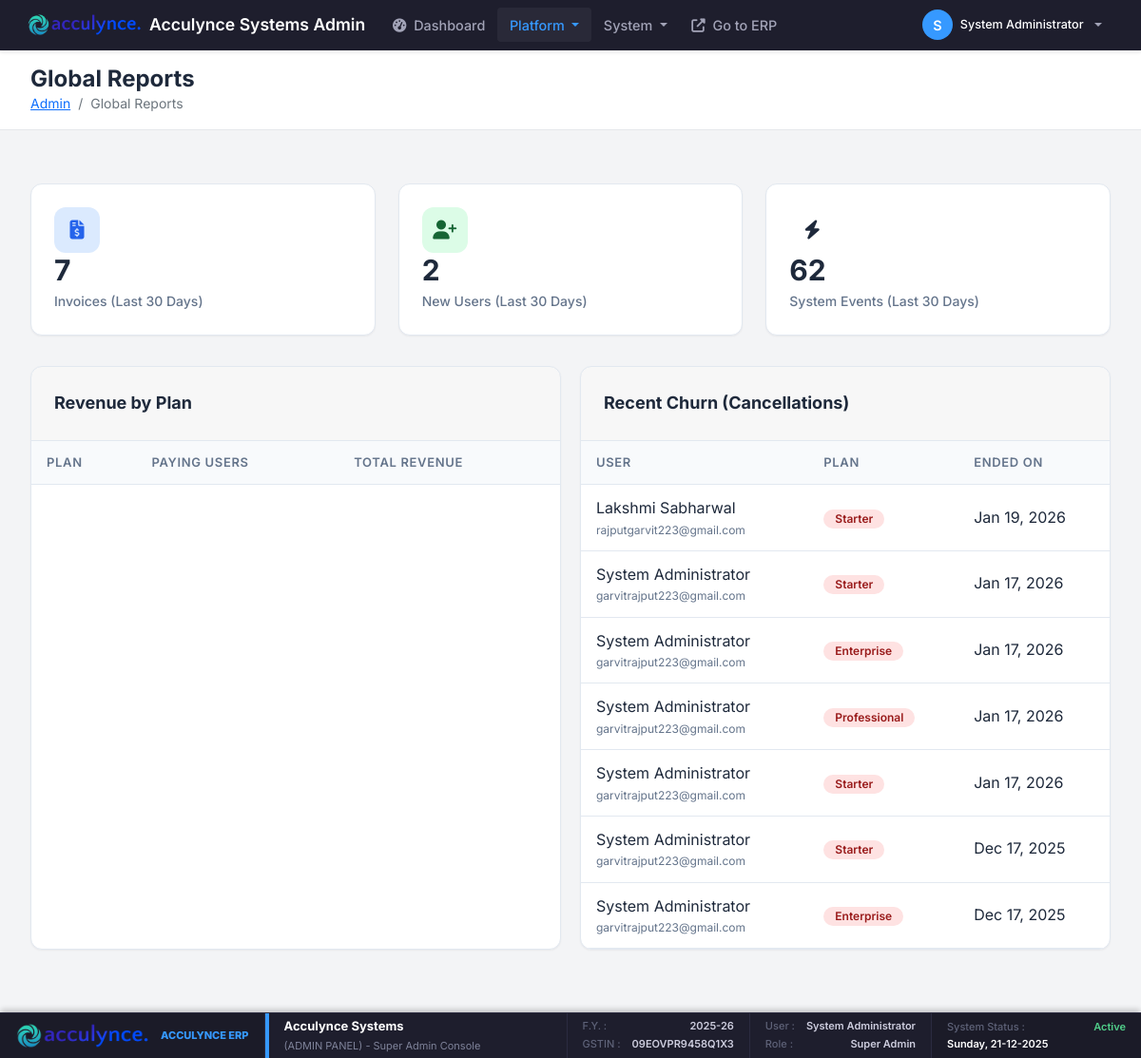
/modules/admin/reports.php (signed in), run on the app's committed database.
### tables this page shows
CREATE TABLE `company_settings` (
  `id` int(11) NOT NULL,
  `company_name` varchar(200) NOT NULL,
  `industry_type` varchar(100) DEFAULT NULL,
  `business_type` varchar(100) DEFAULT NULL,
  `app_name` varchar(100) DEFAULT NULL,
  `theme_color` varchar(20) DEFAULT '#3b82f6',
  `address_line1` varchar(200) DEFAULT NULL,
  `address_line2` varchar(200) DEFAULT NULL,
  `city` varchar(100) DEFAULT NULL,
  `state` varchar(100) DEFAULT NULL,
  `country` varchar(100) DEFAULT 'India',
  `postal_code` varchar(20) DEFAULT NULL,
  `phone` varchar(20) DEFAULT NULL,
  `email` varchar(100) DEFAULT NULL,
  `website` varchar(100) DEFAULT NULL,
  `gstin` varchar(20) DEFAULT NULL,
  `pan` varchar(20) DEFAULT NULL,
  `bank_name` varchar(100) DEFAULT NULL,
  `bank_account_number` varchar(50) DEFAULT NULL,
  `bank_ifsc` varchar(20) DEFAULT NULL,
  `bank_branch` varchar(100) DEFAULT NULL,
  `bank_account_holder` varchar(200) DEFAULT NULL,
  `logo_path` varchar(255) DEFAULT NULL,
  `terms_conditions` text DEFAULT NULL,
  `created_at` timestamp NOT NULL DEFAULT current_timestamp(),
  `updated_at` timestamp NOT NULL DEFAULT current_timestamp() ON UPDATE current_timestamp(),
  `financial_year_start` int(11) DEFAULT 4 COMMENT 'Month number (1-12) when financial year starts',
  `currency_code` varchar(10) DEFAULT 'INR',
  `currency_symbol` varchar(10) DEFAULT '₹',
  `date_format` varchar(20) DEFAULT 'd-m-Y',
  `timezone` varchar(50) DEFAULT 'Asia/Kolkata',
  `invoice_prefix` varchar(20) DEFAULT 'INV',
  `quotation_prefix` varchar(20) DEFAULT 'QT',
  `invoice_footer` text DEFAULT NULL COMMENT 'Footer text for invoices',
  `company_registration_number` varchar(100) DEFAULT NULL,
  `tax_registration_date` date DEFAULT NULL,
  `linkedin_url` varchar(255) DEFAULT NULL,
  `facebook_url` varchar(255) DEFAULT NULL,
  `twitter_url` varchar(255) DEFAULT NULL,
  `instagram_url` varchar(255) DEFAULT NULL,
  `smtp_host` varchar(100) DEFAULT NULL,
  `smtp_port` int(11) DEFAULT 587,
  `smtp_username` varchar(100) DEFAULT NULL,
  `smtp_password` varchar(255) DEFAULT NULL,
  `smtp_encryption` varchar(10) DEFAULT 'tls',
  `email_from_name` varchar(100) DEFAULT NULL,
  `email_from_address` varchar(100) DEFAULT NULL,
  `enable_email_notifications` tinyint(1) DEFAULT 1,
  `invoice_due_days` int(11) DEFAULT 30 COMMENT 'Default payment terms in days',
  `low_stock_threshold` int(11) DEFAULT 10,
  `enable_multi_currency` tinyint(1) DEFAULT 0,
  `enable_barcode` tinyint(1) DEFAULT 1,
  `backup_frequency` varchar(20) DEFAULT 'daily',
  `last_backup_date` datetime DEFAULT NULL,
  `print_logo_on_invoice` tinyint(1) DEFAULT 1,
  `is_gst_registered` tinyint(1) DEFAULT 0,
  `enable_einvoicing` tinyint(1) DEFAULT 0
);

CREATE TABLE `subscriptions` (
  `id` int(11) NOT NULL,
  `user_id` int(11) NOT NULL,
  `company_id` int(11) NOT NULL,
  `plan_name` varchar(50) NOT NULL,
  `plan_price` decimal(10,2) NOT NULL,
  `billing_cycle` enum('monthly','annual') DEFAULT 'monthly',
  `status` enum('trial','active','cancelled','expired') DEFAULT 'trial',
  `cancelled_at` datetime DEFAULT NULL,
  `trial_ends_at` datetime DEFAULT NULL,
  `current_period_start` datetime DEFAULT NULL,
  `current_period_end` datetime DEFAULT NULL,
  `razorpay_subscription_id` varchar(100) DEFAULT NULL,
  `razorpay_customer_id` varchar(100) DEFAULT NULL,
  `created_at` timestamp NOT NULL DEFAULT current_timestamp(),
  `updated_at` timestamp NOT NULL DEFAULT current_timestamp() ON UPDATE current_timestamp()
);

CREATE TABLE `users` (
  `id` int(11) NOT NULL,
  `company_id` int(11) DEFAULT NULL,
  `username` varchar(50) NOT NULL,
  `email` varchar(100) NOT NULL,
  `avatar_path` varchar(255) DEFAULT NULL,
  `company_name` varchar(255) NOT NULL,
  `password_hash` varchar(255) NOT NULL,
  `full_name` varchar(100) NOT NULL,
  `is_active` tinyint(1) DEFAULT 1,
  `email_verification_token` varchar(255) DEFAULT NULL,
  `password_reset_token` varchar(255) DEFAULT NULL,
  `password_reset_expires_at` datetime DEFAULT NULL,
  `email_verified` tinyint(1) DEFAULT 0,
  `last_login` timestamp NULL DEFAULT NULL,
  `created_at` timestamp NOT NULL DEFAULT current_timestamp(),
  `updated_at` timestamp NOT NULL DEFAULT current_timestamp() ON UPDATE current_timestamp(),
  `onboarding_completed` tinyint(1) DEFAULT 0
);

### modules/admin/reports.php (the view, shortened to what the rows shown need)
<?php
$pageTitle = 'Global Reports';
require_once '../../includes/admin_layout.php';
$db = Database::getInstance();
$churnedUsers = $db->fetchAll("
    SELECT
        u.full_name,
        u.email,
        s.plan_name,
        s.current_period_end
    FROM users u
    JOIN subscriptions s ON u.id = s.user_id
    WHERE s.status IN ('cancelled', 'expired')
    AND u.is_active = 1
    ORDER BY s.current_period_end DESC
    LIMIT 10
");
?>
<div style="display: grid; grid-template-columns: repeat(auto-fit, minmax(400px, 1fr)); gap: 20px;">
    <div class="card">
        <div class="table-responsive">
            <table>
                <thead>
                    <tr>
                        <th>Plan</th>
                        <th>Paying Users</th>
                        <th>Total Revenue</th>
                    </tr>
                </thead>
            </table>
        </div>
    </div>
    <div class="card">
        <div class="table-responsive">
            <table>
                <thead>
                    <tr>
                        <th>User</th>
                        <th>Plan</th>
                        <th>Ended On</th>
                    </tr>
                </thead>
                <tbody>
                    <?php if (empty($churnedUsers)): ?>
                        <tr><td colspan="3" style="text-align: center; color: var(--text-secondary);">No recent churn detected.</td></tr>
                    <?php else: ?>
                        <?php foreach ($churnedUsers as $user): ?>
                        <tr>
                            <td>
                                <div><?php echo htmlspecialchars($user['full_name']); ?></div>
                                <div style="font-size: 12px; color: var(--text-secondary);"><?php echo htmlspecialchars($user['email']); ?></div>
                            </td>
                            <td><span class="badge badge-danger"><?php echo htmlspecialchars($user['plan_name']); ?></span></td>
                            <td><?php echo date('M j, Y', strtotime($user['current_period_end'])); ?></td>
                        </tr>
                        <?php endforeach; ?>
                    <?php endif; ?>
                </tbody>
            </table>
        </div>
    </div>
</div>
</div>
</main>
</div>
</body>
</html>

### includes/admin_layout.php (shortened to what the rows shown need)
<?php
require_once __DIR__ . '/../classes/Auth.php';
$auth = new Auth();
$auth->requireLogin();
$currentUser = $auth->getCurrentUser();
$pageTitle = isset($pageTitle) ? $pageTitle : 'Admin Panel';
$db = Database::getInstance();
$brandingSettings = $db->fetchOne("SELECT app_name, logo_path, theme_color, gstin, state FROM company_settings WHERE id = ? LIMIT 1", [$currentUser['company_id'] ?? 0]);
?>
<!DOCTYPE html>
<html lang="en">
<head>
    <link href="https://cdn.jsdelivr.net/npm/bootstrap@5.1.3/dist/css/bootstrap.min.css" rel="stylesheet">
    <link rel="stylesheet" href="<?php echo BASE_URL; ?>public/assets/css/style.css?v=<?php echo time(); ?>">
    <link rel="stylesheet" href="https://cdnjs.cloudflare.com/ajax/libs/font-awesome/6.4.0/css/all.min.css">
</head>
<body>
    <div class="dashboard-wrapper">
        <nav class="navbar navbar-expand-lg admin-navbar">
            <div class="container-fluid">
                <a class="navbar-brand" href="<?php echo MODULES_URL; ?>/admin/dashboard.php">
                    <?php if (!empty($brandingSettings['logo_path'])): ?>
                        <img src="<?php echo BASE_URL . $brandingSettings['logo_path']; ?>" alt="Logo">
                    <?php else: ?>
                        <i class="fas fa-shield-alt text-primary"></i>
                    <?php endif; ?>
                    <span>Acculynce Systems Admin</span>
                </a>
            </div>
        </nav>
        <main class="main-content">
            <div class="top-header-admin">
                <div class="header-left">
                    <h1 class="h4 mb-0"><?php echo $pageTitle; ?></h1>
                </div>
            </div>
            <div class="content-area">
    <?php
    $footerData = [];
    $curMonth = date('n');
    $curYear = date('Y');
    if ($curMonth >= 4) {
        if ($curYear + 1 == 2000) { $yPart = '00'; } else { $yPart = substr($curYear + 1, -2); }
        $footerData['fy'] = $curYear . '-' . $yPart;
    } else {
        $yPart = substr($curYear, -2);
        $footerData['fy'] = ($curYear - 1) . '-' . $yPart;
    }
    if (!empty($brandingSettings)) {
        $footerData['company_name'] = $brandingSettings['app_name'] ?? 'Acculynce Systems';
        $footerData['gst'] = $brandingSettings['gstin'] ?? 'Not Set';
        $footerData['state'] = $brandingSettings['state'] ?? 'Delhi';
    } else {
        $footerData['company_name'] = 'Acculynce Systems';
        $footerData['gst'] = 'N/A';
        $footerData['state'] = 'N/A';
    }
    $footerData['validity'] = 'Unlimited (Super Admin)';
    $footerData['company_id'] = 'ADMIN';
    ?>
    <div class="sticky-footer-admin">
        <div class="footer-box-admin brand-box-admin">
            <?php if (!empty($brandingSettings['logo_path'])): ?>
                <img src="<?php echo BASE_URL . $brandingSettings['logo_path']; ?>" alt="Logo" class="footer-logo-admin">
            <?php else: ?>
                <div class="footer-brand-text-admin">AC</div>
            <?php endif; ?>
            <div class="brand-details">
                <span style="font-weight: 800; font-size: 11px; color: #3699ff; text-transform: uppercase;">Acculynce ERP</span>
            </div>
        </div>
        <div class="footer-box-admin fy-box-admin">
            <div class="info-row">
                <span class="label">GSTIN :</span> <span class="value"><?php echo htmlspecialchars($footerData['gst']); ?></span>
            </div>
        </div>
    </div>

### data on the page
company_settings: logo_path (picture), gstin "09EOVPR9458Q1X3"
subscriptions: user.full_name "Lakshmi Sabharwal", user.email "rajputgarvit223@gmail.com", plan_name "Starter", current_period_end "Jan 19, 2026"
subscriptions: user.full_name "System Administrator", user.email "garvitrajput223@gmail.com", plan_name "Starter", current_period_end "Jan 17, 2026"
subscriptions: user.full_name "System Administrator", user.email "garvitrajput223@gmail.com", plan_name "Enterprise", current_period_end "Jan 17, 2026"
subscriptions: user.full_name "System Administrator", user.email "garvitrajput223@gmail.com", plan_name "Professional", current_period_end "Jan 17, 2026"
subscriptions: user.full_name "System Administrator", user.email "garvitrajput223@gmail.com", plan_name "Starter", current_period_end "Jan 17, 2026"
subscriptions: user.full_name "System Administrator", user.email "garvitrajput223@gmail.com", plan_name "Starter", current_period_end "Dec 17, 2025"
subscriptions: user.full_name "System Administrator", user.email "garvitrajput223@gmail.com", plan_name "Enterprise", current_period_end "Dec 17, 2025"

### other printed values
substr($currentUser['full_name'], 0, 1) "S"
$currentUser['full_name'] "System Administrator"
$pageTitle "Global Reports"
$footerData['company_name'] "Acculynce Systems"
$footerData['fy'] "2025-26"
$activityStats['new_invoices'] "7"
$activityStats['new_users'] "2"
$activityStats['system_events'] "62"
